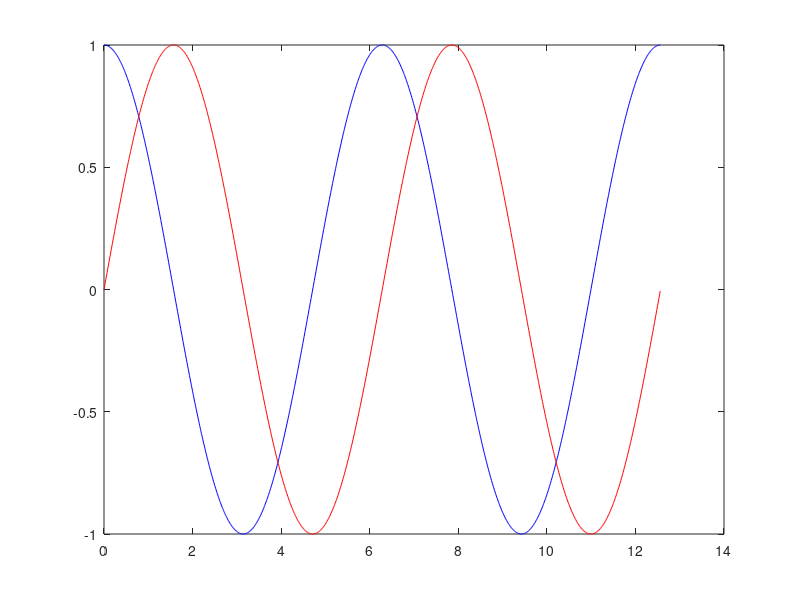

Write MATLAB code to recreate this figure.
precodingMatrix = [1 0 j 0; 0 -1 0 j; 0 1 0 j; 1 0 -j 0]
coefficient = 1/sqrt(2)
x = 0:0.01:4.0*pi % two periods for sin
re = cos(x)
im = sin(x)

plot(x, re, "color","blue")
hold on
plot(x, im, "color","red")

% sample a sin function
